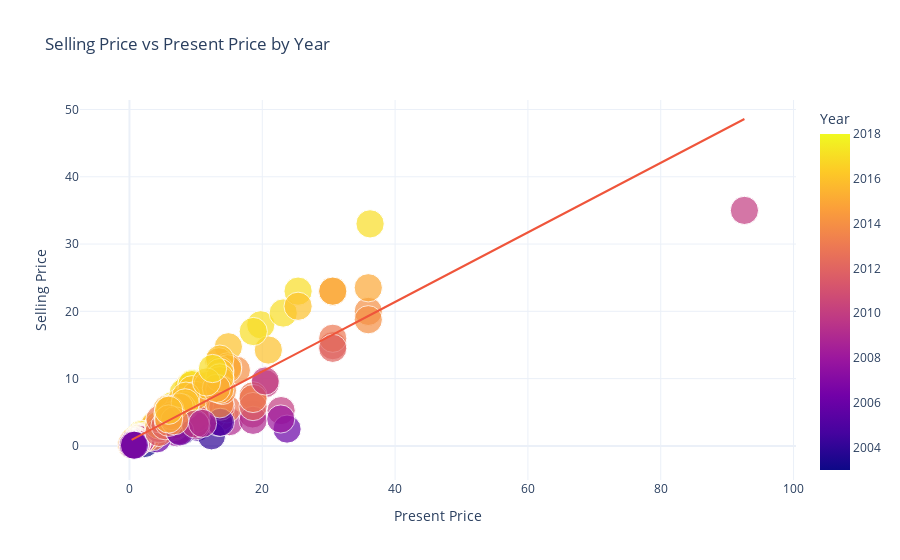

Source (notebook cell):
### Code cell
fig6 = px.scatter(cars, 
                 x='Present_Price', 
                 y='Selling_Price', 
                 size='Year', 
                 color='Year', 
                 hover_name='Car_Name', 
                 trendline='ols',
                 title='Selling Price vs Present Price by Year',
                 labels={'Present_Price': 'Present Price', 'Selling_Price': 'Selling Price', 'Year': 'Year'},
                 template='plotly_white')

fig6.update_layout(
    xaxis=dict(title='Present Price'),  
    yaxis=dict(title='Selling Price'),  
)

fig6.show()

### Figure 1 — Plotly figure (JSON) as saved in the notebook; plotly's stock layout.template omitted (floating-point values rounded to 4 significant figures; data arrays with more than 128 entries replaced by an {"elided": "..."} marker saying what was removed)
{"data": [{"hovertemplate": "<b>%{hovertext}</b><br><br>Present Price=%{x}<br>Selling Price=%{y}<br>Year=%{marker.color}<extra></extra>", "hovertext": {"elided": "301 str values"}, "legendgroup": "", "marker": {"color": {"elided": "301 int values"}, "coloraxis": "coloraxis", "size": {"elided": "301 int values"}, "sizemode": "area", "sizeref": 5.045, "symbol": "circle"}, "mode": "markers", "name": "", "orientation": "v", "showlegend": false, "type": "scatter", "x": {"elided": "301 float values"}, "xaxis": "x", "y": {"elided": "301 float values"}, "yaxis": "y"}, {"hovertemplate": "<b>OLS trendline</b><br>Selling_Price = 0.516901 * Present_Price + 0.718135<br>R<sup>2</sup>=0.772491<br><br>Present Price=%{x}<br>Selling Price=%{y} <b>(trend)</b><extra></extra>", "legendgroup": "", "marker": {"symbol": "circle"}, "mode": "lines", "name": "", "showlegend": false, "type": "scatter", "x": {"elided": "301 float values"}, "xaxis": "x", "y": {"elided": "301 float values"}, "yaxis": "y"}], "layout": {"coloraxis": {"colorbar": {"title": {"text": "Year"}}, "colorscale": [[0, "#0d0887"], [0.1111, "#46039f"], [0.2222, "#7201a8"], [0.3333, "#9c179e"], [0.4444, "#bd3786"], [0.5556, "#d8576b"], [0.6667, "#ed7953"], [0.7778, "#fb9f3a"], [0.8889, "#fdca26"], [1, "#f0f921"]]}, "legend": {"itemsizing": "constant", "tracegroupgap": 0}, "title": {"text": "Selling Price vs Present Price by Year"}, "xaxis": {"anchor": "y", "domain": [0, 1], "title": {"text": "Present Price"}}, "yaxis": {"anchor": "x", "domain": [0, 1], "title": {"text": "Selling Price"}}}}
